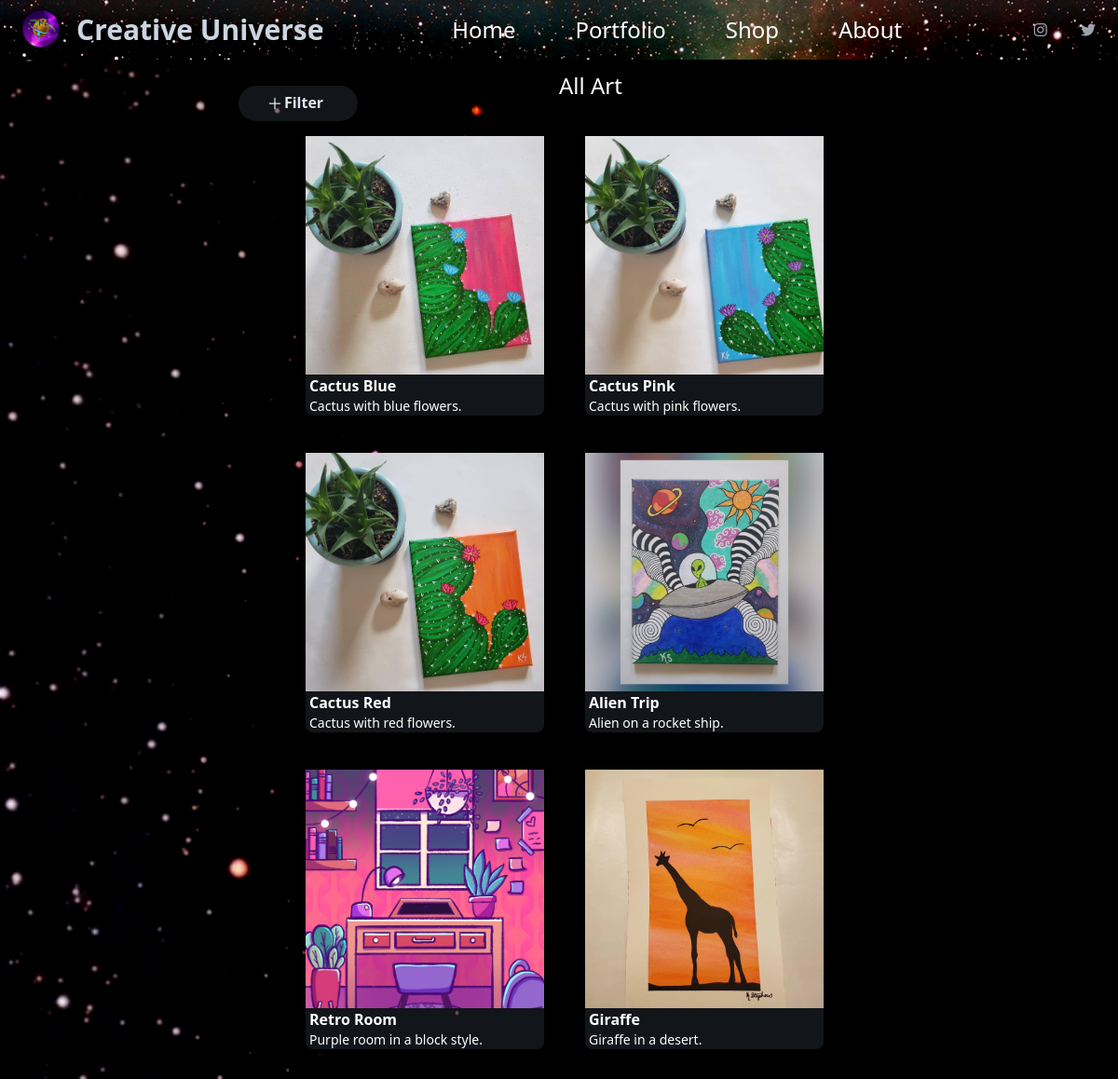
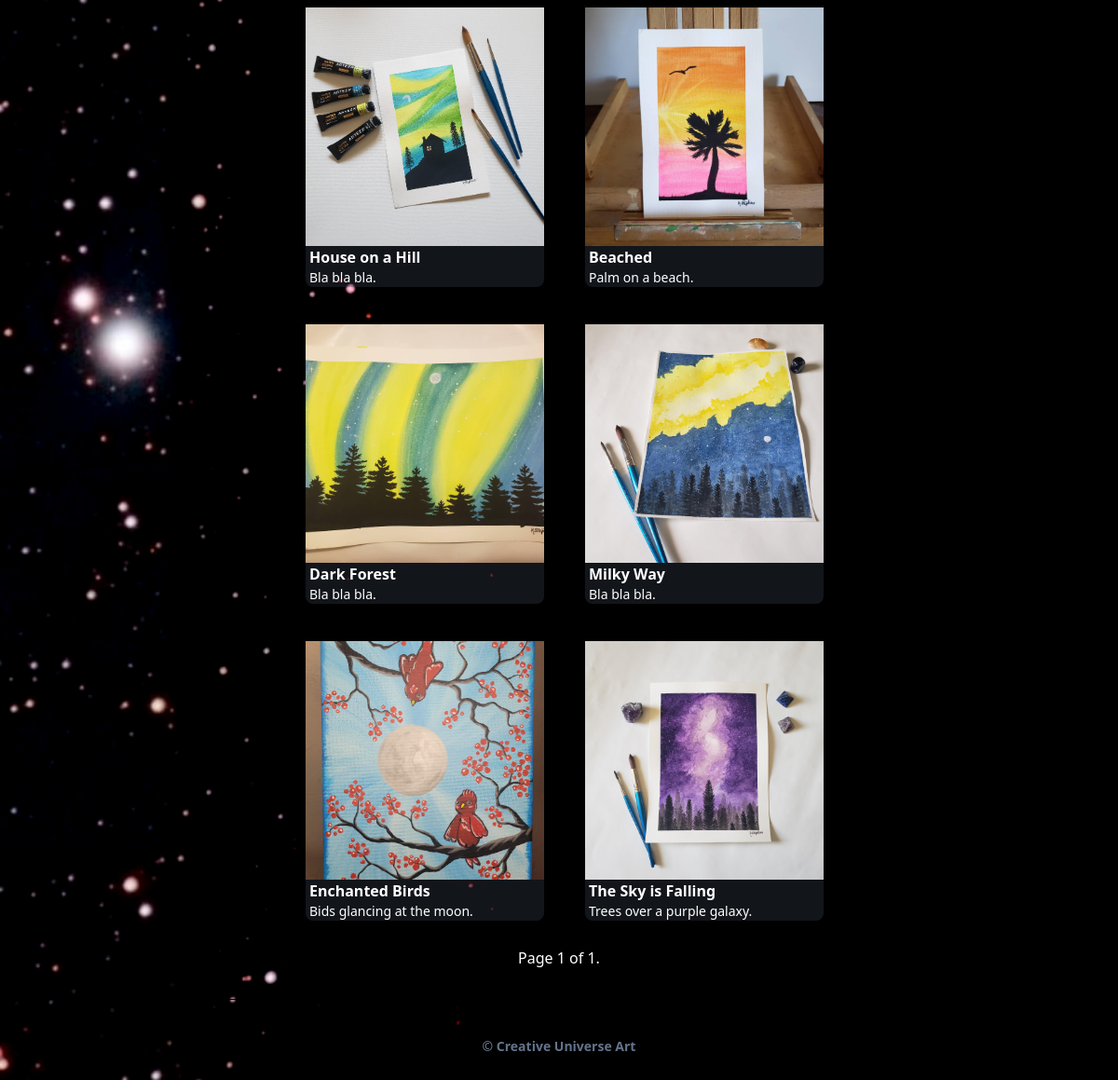
The page /portfolio/art/ on the database its author committed (2 pictures, top to bottom).
### artpage/models.py (models this page shows, shortened)
class ArtPiece(models.Model):
   title= models.CharField(max_length=50)
   description= models.CharField(max_length=100)
   art_type= models.ForeignKey(ArtType, on_delete=models.CASCADE)
   canvas_size= models.CharField(max_length= 8, blank=True)
   image= models.ImageField(upload_to='artwork/')
   uploaded= models.DateField(auto_now_add=True)
   collection= models.ForeignKey(Collection, blank=True, on_delete=models.PROTECT, null=True)
   objects = models.Manager()
   no_collection = NoCollectionManager()
   creator= models.ForeignKey(Creator, on_delete=models.PROTECT, blank=True, null=True)

### artpage/views.py (the view)
# urls.py: path('art/', views.AllArtView.as_view(), name='all_art'),
class AllArtView(ListView):
    model = ArtPiece
    def get(self, request):
        art_type = ArtType.objects.all()
        arts = ArtPiece.objects.order_by('-uploaded')
        paginator = Paginator(arts, 15)
        page_number = request.GET.get('page')
        page_obj = paginator.get_page(page_number)
        template = 'all_art.html'
        context = {
            'arts' : arts,
            'art_type' : art_type,
            'page_obj' : page_obj,
        }
        return render(request, template, context)

### artpage/models.py (called while the page is built)
    def __str__(self):
        return self.name

### artpage/templates/all_art.html (shortened to what this page needs)
{% extends 'index.html' %}
{% if arts.count < 3 %}
    {% block background_option %}
    bg-cover
    {% endblock %}
{% endif %}
{% block content %}
<div class="flex flex-row justify-between px-8">
    <span class="basis-1/4 pt-5"><p>{% include 'category_select.html' %}</span>
    <span class="basis-1/4"><h1 class="text-xl md:text-2xl my-3">All Art</h1></span>
</div>
<div class="grid lg:grid-cols-2 xl:grid-cols-3 gap-10 px-2 py-2 mx-auto w-3/4 xl:w-3/4 mb-4">
    {% if arts %}
    {% for art in arts %}
    <div class="bg-slate-600 overflow-hidden md:w-64 w-64 mx-2 bg-opacity-25 rounded-b-lg">
        <a href="{% url 'art_detail' art.id %}" ><img src="{{ art.image.url }}" class="h-64 md:h-64 w-full object-cover"alt=""></a>
        <a href="{% url 'art_detail' art.id %}" ><h2 class="font-bold bold_underline pl-1">{{ art.title }}</h2></a>
        <h2 class="font-medium text-sm pl-1">{{ art.description }}</h2>
    </div>
    {% endfor %}
    {% else %}
    <p>No art to display at this time.</p>
    {% endif %}
</div>
{% include "paginator.html" %}
{% endblock %}

### rows shown on the page
ArtPiece: image (picture), title "Cactus Blue", description "Cactus with blue flowers."
ArtPiece: image (picture), title "Cactus Pink", description "Cactus with pink flowers."
ArtPiece: image (picture), title "Cactus Red", description "Cactus with red flowers."
ArtPiece: image (picture), title "Alien Trip", description "Alien on a rocket ship."
ArtPiece: image (picture), title "Retro Room", description "Purple room in a block style."
ArtPiece: image (picture), title "Giraffe", description "Giraffe in a desert."
ArtPiece: image (picture), title "House on a Hill", description "Bla bla bla."
ArtPiece: image (picture), title "Beached", description "Palm on a beach."
ArtPiece: image (picture), title "Dark Forest", description "Bla bla bla."
ArtPiece: image (picture), title "Milky Way", description "Bla bla bla."
ArtPiece: image (picture), title "Enchanted Birds", description "Bids glancing at the moon."
ArtPiece: image (picture), title "The Sky is Falling", description "Trees over a purple galaxy."

### other values the page prints
{{ page_obj.number }} "1"
{{ page_obj.paginator.num_pages }} "1"
